Frame 1 (no input): blank canvas, image omitted
Frame 60 (the mouse pressed at the canvas centre just before this capture): blank canvas, image omitted
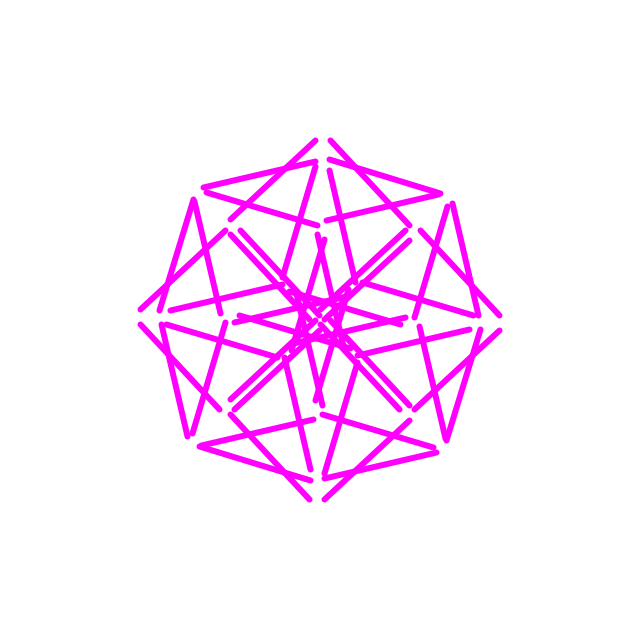
Frame 120 (the mouse held since frame 60 and released just before this capture)

The Processing sketch whose frames 1 and 60 were blank and that drew this single picture after the mouse press (run headless with seeded random() and noise(); from frame 60 on, the mouse is pressed at the canvas centre):

// Processing sketch: processing_161272
// ── processing_161272.pde

float num;
int backColor = 0;
boolean netFlo = true;
 
void setup() {
  size(640, 640);
  stroke(155, 100, 255);
  strokeWeight(6); 
}
 
void draw() {
  background(backColor);
   
  float maxX = (float)180/width*mouseX;
  float maxY = (float)180/height*mouseX;
  float len  = (float)mouseY/4;
 
  translate(width/2, height/2);
  for (int i = 0; i < 360; i+=30) {   // i+=frequency of lines. Bigger#= fewer lines, Smaller#=More lines
    float x = sin(radians(i)) * maxX;
    float y = cos(radians(i)) * maxY;
 
    float x2 = sin(radians(i+len)) * maxX;
    float y2 = cos(radians(i+len)) * maxY;
 
    pushMatrix();
    translate(x, y);
    rotate(radians(-i+num));
    line(x, y, x2, y2);
    line(-x, -y, -x2, -y2);
    line(-y, x, -y2, x2);
    line(y, -x, y2, -x2);
    popMatrix();
  }
  num += 3.0;  // Speed
}
 
void mousePressed() {
  if (netFlo && backColor == 255) {
  stroke(155, 100, 255);
    backColor = 0;
    netFlo = false;
  }
  if (netFlo && backColor == 0) {
  stroke(255, 0, 255);
    backColor = 255;
    netFlo = false;
  }
}
 
void mouseReleased() {
  netFlo = true;
}
